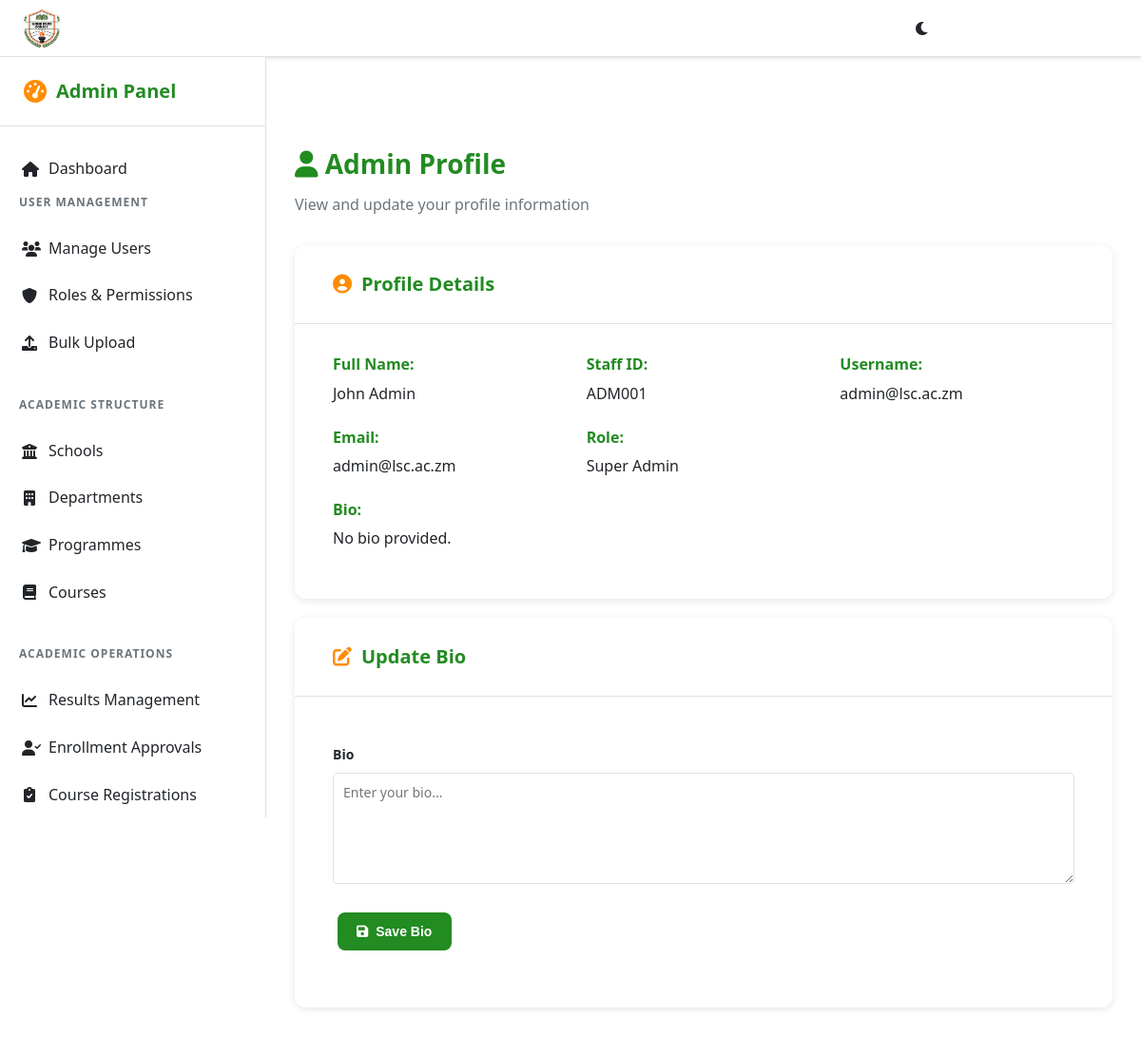
/admin/profile (signed in), run on the app's committed database.
### tables this page shows
CREATE TABLE users (
  id INT AUTO_INCREMENT PRIMARY KEY,
  username VARCHAR(100) NOT NULL UNIQUE,    
  password_hash VARCHAR(255) NOT NULL,
  email VARCHAR(150),
  contact VARCHAR(50),
  created_at TIMESTAMP DEFAULT CURRENT_TIMESTAMP,
  is_active TINYINT(1) DEFAULT 1
);

CREATE TABLE admin_profile (
  user_id INT PRIMARY KEY,
  full_name VARCHAR(150),
  staff_id VARCHAR(50) UNIQUE,
  bio TEXT,
  department_id INT,
  FOREIGN KEY (user_id) REFERENCES users(id) ON DELETE CASCADE,
  FOREIGN KEY (department_id) REFERENCES department(id) ON DELETE SET NULL
);

CREATE TABLE roles (
  id INT AUTO_INCREMENT PRIMARY KEY,
  name VARCHAR(50) NOT NULL UNIQUE,
  description VARCHAR(255),
  created_at TIMESTAMP DEFAULT CURRENT_TIMESTAMP
);

### admin/profile.php (the view, shortened to what this page needs)
<?php
require_once '../auth.php';
try {
    $pdo->exec("ALTER TABLE admin_profile ADD COLUMN bio TEXT");
} catch (Exception $e) {
}
try {
    $stmt = $pdo->prepare("
        SELECT u.id, u.username, u.email, r.name as role, ap.full_name, ap.staff_id, ap.bio
        FROM users u
        LEFT JOIN user_roles ur ON u.id = ur.user_id
        LEFT JOIN roles r ON ur.role_id = r.id
        LEFT JOIN admin_profile ap ON u.id = ap.user_id
        WHERE u.id = ?
    ");
    $stmt->execute([currentUserId()]);
    $user = $stmt->fetch();
} catch (Exception $e) {
    $stmt = $pdo->prepare("
        SELECT u.id, u.username, u.email, r.name as role, ap.full_name, ap.staff_id
        FROM users u
        LEFT JOIN user_roles ur ON u.id = ur.user_id
        LEFT JOIN roles r ON ur.role_id = r.id
        LEFT JOIN admin_profile ap ON u.id = ap.user_id
        WHERE u.id = ?
    ");
    $stmt->execute([currentUserId()]);
    $user = $stmt->fetch();
    $user['bio'] = null;
}
?>
<!DOCTYPE html>
<html lang="en">
<head>
    <link rel="stylesheet" href="../assets/css/style.css">
    <link rel="stylesheet" href="../assets/css/admin-dashboard.css">
    <link href="https://cdnjs.cloudflare.com/ajax/libs/font-awesome/6.0.0/css/all.min.css" rel="stylesheet">
</head>
<body class="admin-layout" data-theme="light">
    <nav class="top-nav">
        <div class="nav-left">
            <div class="logo-container">
                <img src="../assets/images/lsc-logo.png" alt="LSC Logo" class="logo" onerror="this.style.display='none'">
                <span class="logo-text">LSC SRMS</span>
            </div>
        </div>
        <div class="nav-right">
            <div class="user-info">
                <span class="welcome-text">Welcome, <?php echo htmlspecialchars($user['full_name'] ?? 'Administrator'); ?></span>
                <span class="staff-id">(<?php echo htmlspecialchars($user['staff_id'] ?? 'N/A'); ?>)</span>
            </div>
            <div class="nav-actions">
                <button class="theme-toggle" onclick="toggleTheme()" title="Toggle Theme">
                    <i class="fas fa-moon" id="theme-icon"></i>
                </button>
                <div class="dropdown">
                    <button class="profile-btn" onclick="toggleDropdown()">
                        <i class="fas fa-user-circle"></i>
                        <i class="fas fa-chevron-down"></i>
                    </button>
                </div>
            </div>
        </div>
    </nav>
    <aside class="sidebar" id="sidebar">
        <div class="sidebar-header">
            <h3><i class="fas fa-tachometer-alt"></i> Admin Panel</h3>
        </div>
        <nav class="sidebar-nav">
            <a href="dashboard.php" class="nav-item">
                <i class="fas fa-home"></i>
                <span>Dashboard</span>
            </a>
            <div class="nav-section">
                <h4>User Management</h4>
                <a href="manage_users.php" class="nav-item">
                    <i class="fas fa-users"></i>
                    <span>Manage Users</span>
                </a>
                <a href="manage_roles.php" class="nav-item">
                    <i class="fas fa-shield-alt"></i>
                    <span>Roles & Permissions</span>
                </a>
                <a href="upload_users.php" class="nav-item">
                    <i class="fas fa-upload"></i>
                    <span>Bulk Upload</span>
                </a>
            </div>
            <div class="nav-section">
                <h4>Academic Structure</h4>
                <a href="manage_schools.php" class="nav-item">
                    <i class="fas fa-university"></i>
                    <span>Schools</span>
                </a>
                <a href="manage_departments.php" class="nav-item">
                    <i class="fas fa-building"></i>
                    <span>Departments</span>
                </a>
                <a href="manage_programmes.php" class="nav-item">
                    <i class="fas fa-graduation-cap"></i>
                    <span>Programmes</span>
                </a>
                <a href="manage_courses.php" class="nav-item">
                    <i class="fas fa-book"></i>
                    <span>Courses</span>
                </a>
            </div>
            <div class="nav-section">
                <h4>Academic Operations</h4>
                <a href="manage_results.php" class="nav-item">
                    <i class="fas fa-chart-line"></i>
                    <span>Results Management</span>
                </a>
                <a href="enrollment_approvals.php" class="nav-item">
                    <i class="fas fa-user-check"></i>
                    <span>Enrollment Approvals</span>
                </a>
                <a href="course_registrations.php" class="nav-item">
                    <i class="fas fa-clipboard-check"></i>
                    <span>Course Registrations</span>
                </a>
            </div>
        </nav>
    </aside>
    <main class="main-content">
        <div class="content-header">
            <h1><i class="fas fa-user"></i> Admin Profile</h1>
            <p>View and update your profile information</p>
        </div>
        <div class="data-panel">
            <div class="panel-header">
                <h3><i class="fas fa-user-circle"></i> Profile Details</h3>
            </div>
            <div class="panel-content">
                <div class="profile-grid">
                    <div class="profile-item">
                        <label>Full Name:</label>
                        <span><?php echo htmlspecialchars($user['full_name'] ?? 'N/A'); ?></span>
                    </div>
                    <div class="profile-item">
                        <label>Staff ID:</label>
                        <span><?php echo htmlspecialchars($user['staff_id'] ?? 'N/A'); ?></span>
                    </div>
                    <div class="profile-item">
                        <label>Username:</label>
                        <span><?php echo htmlspecialchars($user['username']); ?></span>
                    </div>
                    <div class="profile-item">
                        <label>Email:</label>
                        <span><?php echo htmlspecialchars($user['email']); ?></span>
                    </div>
                    <div class="profile-item">
                        <label>Role:</label>
                        <span><?php echo htmlspecialchars($user['role']); ?></span>
                    </div>
                    <div class="profile-item full-width">
                        <label>Bio:</label>
                        <p><?php echo htmlspecialchars($user['bio'] ?? 'No bio provided.'); ?></p>
                    </div>
                </div>
            </div>
        </div>
        <div class="data-panel">
            <div class="panel-header">
                <h3><i class="fas fa-edit"></i> Update Bio</h3>
            </div>
            <div class="panel-content">
                <form method="POST">
                    <div class="form-group">
                        <label for="bio">Bio</label>
                        <textarea id="bio" name="bio" rows="5" placeholder="Enter your bio..."><?php echo htmlspecialchars($user['bio'] ?? ''); ?></textarea>
                    </div>
                    <button type="submit" class="btn btn-primary"><i class="fas fa-save"></i> Save Bio</button>
                </form>
            </div>
        </div>
    </main>
</body>
</html>

### assets/css/style.css (style rules this page uses)
:root { --primary-orange: #FF8C00; --primary-green: #228B22; --light-orange: #FFA500; --light-green: #32CD32; --dark-orange: #FF6600; --dark-green: #006400; --white: #FFFFFF; --light-gray: #F5F5F5; --gray: #CCCCCC; --dark-gray: #333333; --shadow: rgba(0, 0, 0, 0.1); }
* { margin: 0; padding: 0; box-sizing: border-box; }
body { font-family: Arial, sans-serif; background: var(--white); min-height: 100vh; color: var(--dark-gray); line-height: 1.6; }
form { margin: 20px 0; }
button, .btn { background: var(--primary-green); color: var(--white); padding: 15px 30px; border: none; border-radius: 8px; font-size: 16px; font-weight: 600; cursor: pointer; transition: all 0.3s ease; text-decoration: none; display: inline-block; margin: 10px 5px; min-width: 120px; }
a { color: var(--primary-orange); text-decoration: none; font-weight: 500; transition: color 0.3s ease; }

### admin/profile.php (style rules this page uses)
.profile-grid { display: grid; grid-template-columns: repeat(auto-fit, minmax(200px, 1fr)); gap: 20px; margin-bottom: 20px; }
.profile-item { display: flex; flex-direction: column; }
.profile-item label { font-weight: bold; color: var(--primary-green); margin-bottom: 5px; }
.profile-item span, .profile-item p { color: var(--text-dark); }
.profile-item.full-width { grid-column: 1 / -1; }
.form-group textarea { width: 100%; padding: 10px; border: 1px solid var(--border-color); border-radius: 4px; resize: vertical; }

### data on the page
users: admin_profile.full_name "John Admin", admin_profile.staff_id "ADM001", username "admin@lsc.ac.zm", email "admin@lsc.ac.zm", roles.name "Super Admin", admin_profile.bio "No bio provided."
